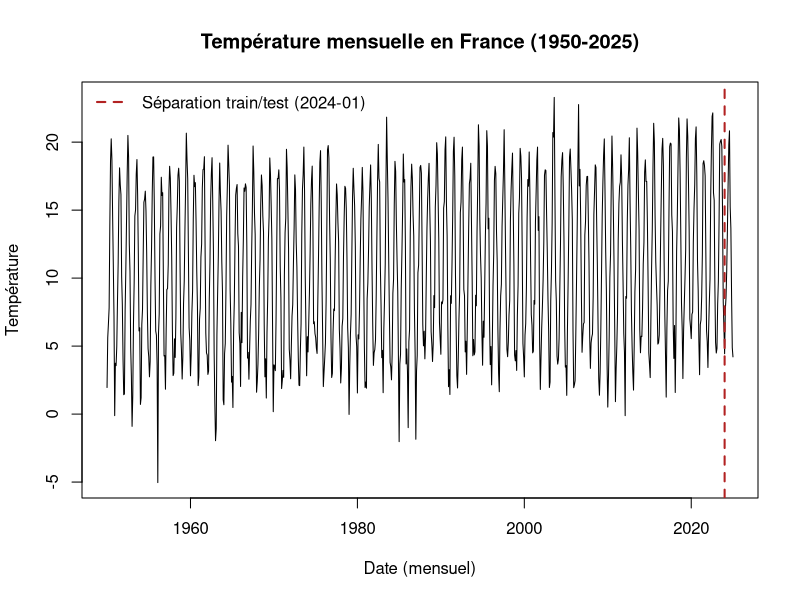
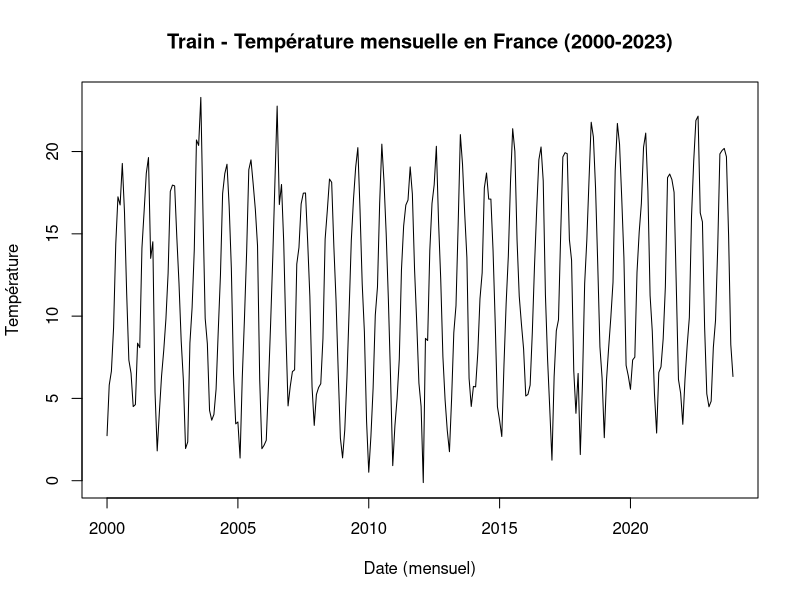
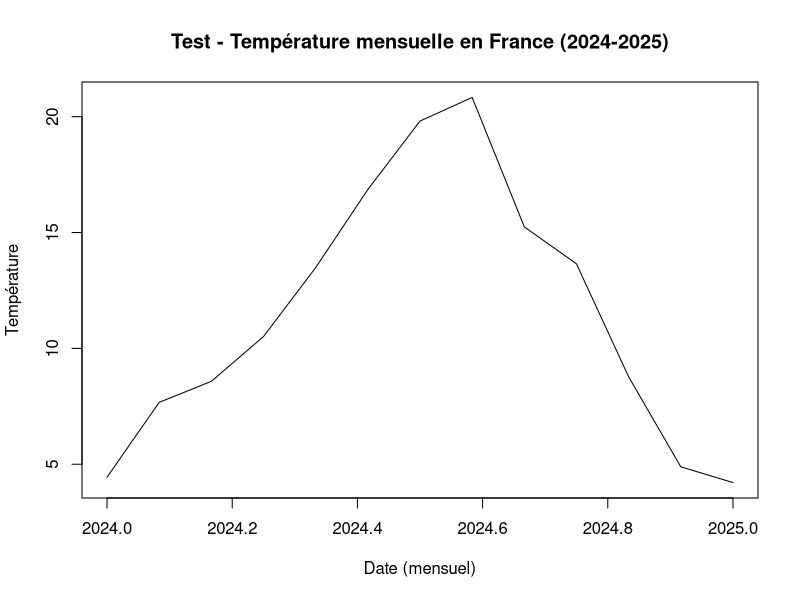
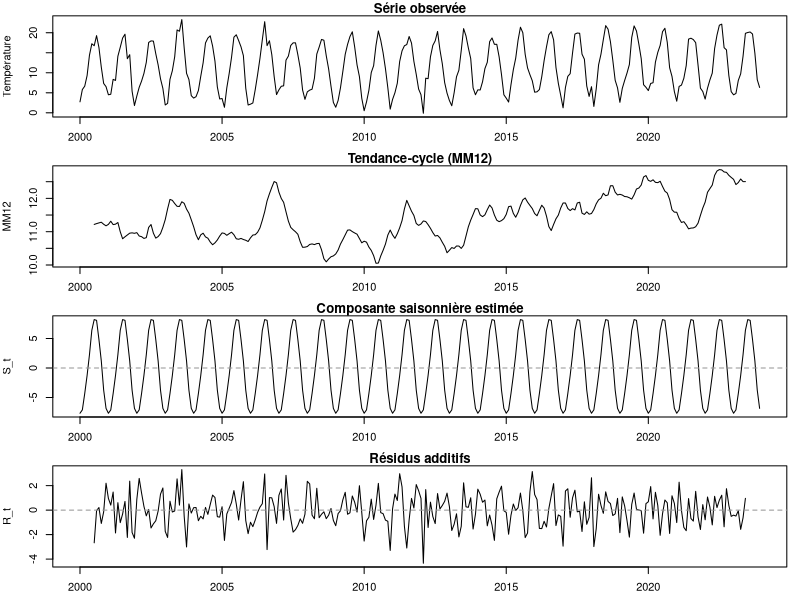
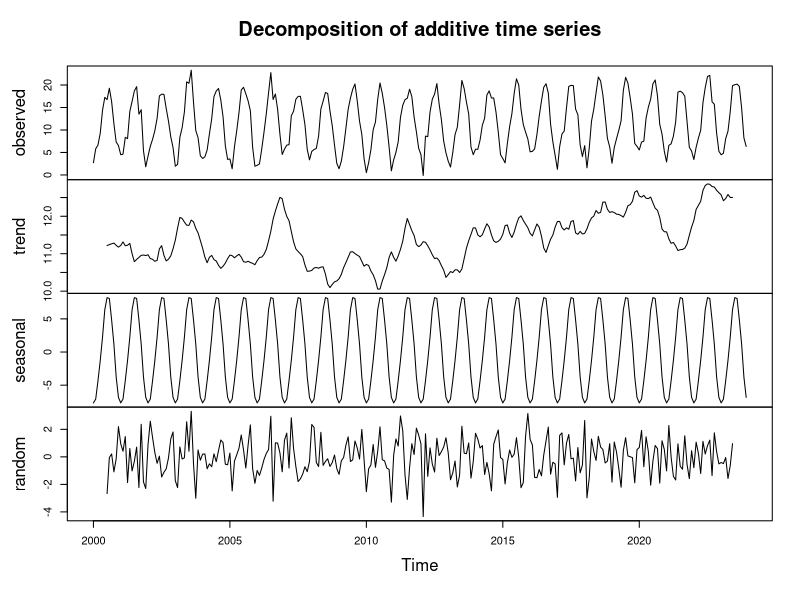
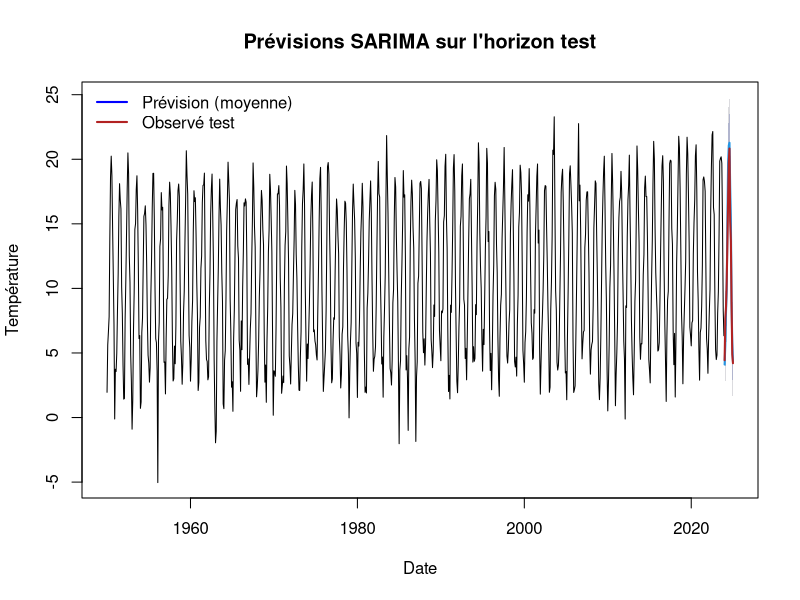

Write R code to recreate these figures, in order.
## ---- chunk 1
knitr::opts_chunk$set(fig.width = 10, fig.height = 5, message = FALSE, warning = FALSE)
## ---- chunk 2
library(ggplot2)
library(forecast)

data <- read.csv("data/data.csv")
data <- data[, 2]
data <- ts(data, start = c(1950, 1), end = c(2025, 1), frequency = 12)

# Séparation temporelle train/test
train_data <- window(data, end = c(2023, 12))
test_data <- window(data, start = c(2024, 1))

head(train_data)
## ---- chunk 3
plot.ts(
  data,
  main = "Température mensuelle en France (1950-2025)",
  ylab = "Température",
  xlab = "Date (mensuel)"
)
abline(v = 2024, col = "firebrick", lty = 2, lwd = 2)
legend(
  "topleft",
  legend = c("Séparation train/test (2024-01)"),
  col = c("firebrick"),
  lty = 2,
  lwd = 2,
  bty = "n"
)
## ---- chunk 4
short_data <- window(train_data, start = c(2000, 1))
plot.ts(
  short_data,
  main = "Train - Température mensuelle en France (2000-2023)",
  ylab = "Température",
  xlab = "Date (mensuel)"
)

s_data <- test_data
plot.ts(
  s_data,
  main = "Test - Température mensuelle en France (2024-2025)",
  ylab = "Température",
  xlab = "Date (mensuel)"
)
## ---- chunk 5
ma12 <- ma(short_data, 12)
ecart <- short_data - ma12
mois <- factor(cycle(short_data), levels = 1:12, labels = month.abb)
## ---- chunk 6
lm_temp <- lm(ecart ~ mois - 1, na.action = na.exclude)
coef_saison <- coef(lm_temp)
## ---- chunk 7
coef_saison <- coef_saison - mean(coef_saison, na.rm = TRUE)

saison_est <- ts(
  rep(coef_saison, length.out = length(short_data)),
  start = start(short_data),
  frequency = frequency(short_data)
)
## ---- chunk 8
residus <- short_data - (ma12 + saison_est)
## ---- chunk 9
old_par <- par(no.readonly = TRUE)
par(mfrow = c(4, 1), mar = c(2.5, 4, 1.2, 1))

plot(short_data, main = "Série observée", ylab = "Température")
plot(ma12, main = "Tendance-cycle (MM12)", ylab = "MM12")
plot(saison_est, main = "Composante saisonnière estimée", ylab = "S_t")
abline(h = 0, col = "grey60", lty = 2)
plot(residus, main = "Résidus additifs", ylab = "R_t")
abline(h = 0, col = "grey60", lty = 2)

par(old_par)
## ---- chunk 10
m <- decompose(short_data, type = "additive")
plot(m)
## ---- chunk 11
# Horizon de prévision = taille du jeu de test
h <- length(test_data)

# Entraînement uniquement sur le train
fit_arima <- auto.arima(train_data, seasonal = TRUE)
fit_arima

# Prévision sur l'horizon test
fc_arima <- forecast(fit_arima, h = h)
## ---- chunk 12
plot(
  fc_arima,
  main = "Prévisions SARIMA sur l'horizon test",
  ylab = "Température",
  xlab = "Date"
)
lines(test_data, col = "firebrick", lwd = 2)
legend(
  "topleft",
  legend = c("Prévision (moyenne)", "Observé test"),
  col = c("blue", "firebrick"),
  lty = 1,
  lwd = 2,
  bty = "n"
)
## ---- chunk 13
y_true <- as.numeric(test_data)
y_pred <- as.numeric(fc_arima$mean)

rmse <- sqrt(mean((y_true - y_pred)^2))
mae <- mean(abs(y_true - y_pred))

# Protection contre une éventuelle division par zéro pour la MAPE
idx_nz <- y_true != 0
mape <- mean(abs((y_true[idx_nz] - y_pred[idx_nz]) / y_true[idx_nz])) * 100

metrics <- data.frame(
  Metrique = c("RMSE", "MAE", "MAPE (%)"),
  Valeur = c(rmse, mae, mape)
)
knitr::kable(metrics, digits = 3, caption = "Performance de prévision sur le jeu de test")
